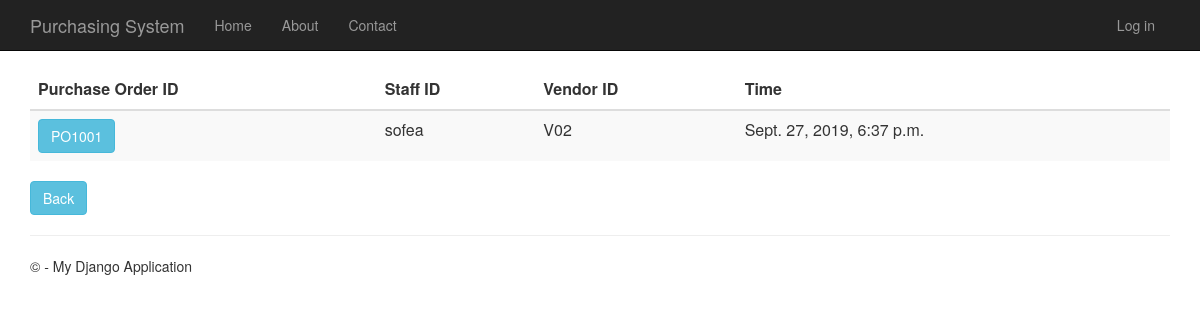
The page /purchaseorderhistory on the database as committed earlier.
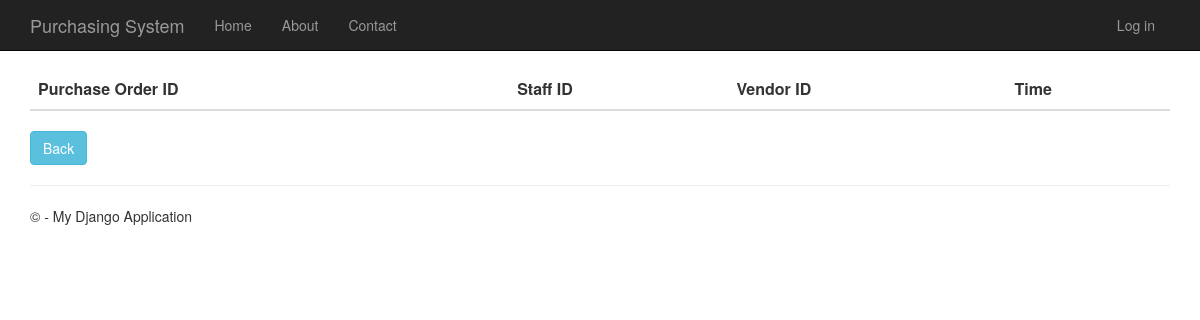
The same page on the database as committed later.
### PurchaseOrder/models.py (models this page shows, shortened)
class PurchaseOrder(models.Model):
    purchase_order_id = models.CharField(primary_key=True, max_length=10)
    shipping_instructions = models.TextField()
    time_created = models.DateTimeField()
    description = models.TextField(null=True,default=None, blank=True)
    total_price = models.DecimalField(max_digits=10, decimal_places=2, default=Decimal('0.00'))
    person_id = models.ForeignKey(Person)
    vendor_id = models.ForeignKey(Vendor)
    quotation_id = models.OneToOneField(Quotation)

### app/models.py (models this page shows, shortened)
class Person(models.Model):
    user_id = models.OneToOneField(User)
    person_id = models.CharField(primary_key=True, max_length=10)
    person_name = models.TextField()
    person_address = models.TextField()
    person_phone_number = models.TextField()
    person_role = models.TextField(default = 'MANAGER')

class Vendor(models.Model):
    vendor_id = models.CharField(primary_key=True, max_length=10)
    vendor_name = models.TextField()
    vendor_phone_number = models.TextField()
    vendor_address = models.TextField()
    vendor_email = models.TextField()
    def __str__(self):
        return str(self.vendor_id)

### PurchaseOrder/views.py (the view)
# urls.py: url(r'^purchaseorderhistory', PurchaseOrder.views.purchaseorderhistory, name="purchase_order_history"),
def purchaseorderhistory(request):
    purchase_orders = PurchaseOrder.objects.all()
    context = {
            'title':'Purchase Order History',
            'rows':purchase_orders
        }
    return render(request,'PurchaseOrder/purchaseorderhistory.html',context)

### PurchaseOrder/templates/PurchaseOrder/purchaseorderhistory.html
{% extends "app/layout.html" %}
{% block content %}
<div class="purcahseorderhistory margintop" >
    <form action="purchaseorderhistorydetails" method="GET">
        <table class="table table-striped margintop">
          <thead>
            <tr>
              <th scope="col" class="fontlabel">Purchase Order ID</th>
              <th scope="col" class="fontlabel">Staff ID</th>
              <th scope="col" class="fontlabel">Vendor ID</th>
              <th scope="col" class="fontlabel">Time</th>
            </tr>
          </thead>
          <tbody>
              {% for r in rows %}
            <tr>
                 <td><button type="submit" name="po_id" value="{{r.purchase_order_id}}" class="btn btn-info" >{{r.purchase_order_id}}</button></td>
                 <td>{{r.person_id.person_id}}</td>
                 <td>{{r.vendor_id}}</td>
                 <td>{{r.time_created}}</td>
            </tr>
              {% endfor %}
          </tbody>
        </table>
    </form>
    <form action="menu">
        <div class="margintop">
            <button type="submit" class="btn btn-info" >Back</button>
        </div>
    </form>
</div>
{% endblock %}

Rows that differ between the two databases and show on the page:
removed PurchaseOrder: purchase_order_id "PO1001", person_id.person_id "sofea", vendor_id "V02", time_created "Sept. 27, 2019, 6:37 p.m."
